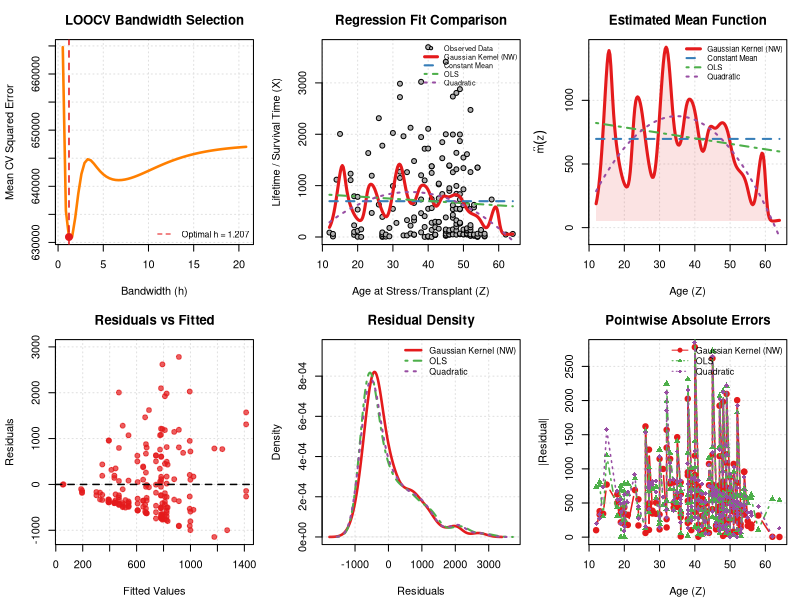

The R source for this figure:
# Fast Nonparametric Regression Evaluation on Lifetime Data
# Dataset: survival::stanford2 (Stanford Heart Transplant Study)
# Response X = time (Lifetime / Survival time in days)
# Covariate Z = age (Age of patient at transplant)

# 1. Load Package & Built-in Lifetime Data
if (!requireNamespace("survival", quietly = TRUE)) install.packages("survival")
library(survival)
data("stanford2")

# Clean complete cases
dat <- stanford2[complete.cases(stanford2$time, stanford2$age), ]
Z <- dat$age   # Covariate: Age (Thermal/Biological Stress)
X <- dat$time  # Response: Failure/Survival time (Days)
n <- length(X)

cat("Dataset: survival::stanford2\n")
cat("Analysis sample size:", n, "\n")
cat("Response (X): Survival Time (days) | Covariate (Z): Patient Age\n\n")

# 2. Vectorized Kernel & Estimation Functions
gaussian_kernel <- function(u) {
  (1 / sqrt(2 * pi)) * exp(-0.5 * u^2)
}

# Fast Vectorized Nadaraya-Watson Kernel Mean Estimator
nw_mean <- function(z_eval, Z_data, X_data, h) {
  diff_mat <- outer(z_eval, Z_data, "-") / h
  w_mat <- gaussian_kernel(diff_mat)
  w_sums <- rowSums(w_mat)
  w_sums[w_sums == 0] <- 1e-10
  (w_mat %*% X_data) / w_sums
}

# Integrated Squared Error via Trapezoidal Rule
trapz_ise <- function(z_cov, errors_sq) {
  z_range <- range(z_cov)
  if (diff(z_range) == 0) return(NA_real_)
  z_norm <- (z_cov - z_range[1]) / diff(z_range)
  ord <- order(z_norm)
  z_s <- z_norm[ord]
  e_s <- errors_sq[ord]
  sum(diff(z_s) * (e_s[-1] + e_s[-length(e_s)]) / 2)
}

# Helper function to compute paper metrics
compute_metrics <- function(m_hat, X_obs, Z_cov) {
  residuals <- m_hat - X_obs
  mean_bias <- mean(residuals)
  variance  <- var(m_hat)
  mse       <- mean(residuals^2)
  rmse      <- sqrt(mse)
  mae       <- mean(abs(residuals))
  mcse      <- sd(m_hat) / sqrt(length(m_hat))
  ise       <- trapz_ise(Z_cov, residuals^2)
  rmise     <- sqrt(ise)
  
  data.frame(
    Mean_Bias = round(mean_bias, 4),
    Variance  = round(variance, 4),
    MSE       = round(mse, 4),
    RMSE      = round(rmse, 4),
    MAE       = round(mae, 4),
    MCSE      = round(mcse, 4),
    ISE       = round(ise, 4),
    RMISE     = round(rmise, 4)
  )
}

# 3. Fast Vectorized LOOCV Bandwidth Selection
bandwidth_grid <- seq(max(diff(range(Z)) / 100, 0.5),
                      diff(range(Z)) / 2.5, length.out = 60)
cv_scores <- numeric(length(bandwidth_grid))

cat("Running fast LOOCV bandwidth optimization...\n")
dist_full <- outer(Z, Z, "-")

for (k in seq_along(bandwidth_grid)) {
  h_cand <- bandwidth_grid[k]
  w_mat <- gaussian_kernel(dist_full / h_cand)
  diag(w_mat) <- 0 # LOOCV condition
  w_sums <- rowSums(w_mat)
  w_sums[w_sums == 0] <- 1e-10
  m_loo <- (w_mat %*% X) / w_sums
  cv_scores[k] <- mean((X - m_loo)^2)
}
optimal_h <- bandwidth_grid[which.min(cv_scores)]
cat("Optimal bandwidth (h) found:", round(optimal_h, 4), "\n\n")

# 4. Model Estimations & Metric Calculations
m_hat_prop  <- nw_mean(Z, Z, X, optimal_h)
res_prop    <- compute_metrics(m_hat_prop, X, Z)

m_bar_fixed <- rep(mean(X), n)
res_fixed   <- compute_metrics(m_bar_fixed, X, Z)

fit_lm      <- lm(X ~ Z)
m_hat_lm    <- predict(fit_lm)
res_lm      <- compute_metrics(m_hat_lm, X, Z)

fit_quad    <- lm(X ~ Z + I(Z^2))
m_hat_quad  <- predict(fit_quad)
res_quad    <- compute_metrics(m_hat_quad, X, Z)

# 5. Summary & Comparison Tables
comparison_table <- rbind(
  data.frame(Model = "Proposed Gaussian Kernel (NW)", res_prop),
  data.frame(Model = "Constant-Mean Benchmark", res_fixed),
  data.frame(Model = "Linear Regression (OLS)", res_lm),
  data.frame(Model = "Quadratic Polynomial Regression", res_quad)
)

cat("==================================================\n")
cat("TABLE 1: Model Performance Comparison Metrics\n")
cat("==================================================\n")
print(comparison_table, row.names = FALSE)

# Table 2: Summary Statistics of Fitted Mean Curves
z_grid <- seq(min(Z), max(Z), length.out = 200)
m_grid_prop <- nw_mean(z_grid, Z, X, optimal_h)
m_grid_lm   <- predict(fit_lm, newdata = data.frame(Z = z_grid))
m_grid_quad <- predict(fit_quad, newdata = data.frame(Z = z_grid))

fit_summary <- function(y) {
  c(Min = min(y), Q1 = unname(quantile(y, 0.25)),
    Median = median(y), Mean = mean(y),
    Q3 = unname(quantile(y, 0.75)), Max = max(y), SD = sd(y))
}

fit_summary_table <- rbind(
  data.frame(Model = "Proposed Gaussian Kernel (NW)",
             as.data.frame(t(round(fit_summary(m_grid_prop), 4)))),
  data.frame(Model = "Constant-Mean Benchmark",
             as.data.frame(t(round(fit_summary(rep(mean(X), length(z_grid))), 4)))),
  data.frame(Model = "Linear Regression (OLS)",
             as.data.frame(t(round(fit_summary(m_grid_lm), 4)))),
  data.frame(Model = "Quadratic Polynomial Regression",
             as.data.frame(t(round(fit_summary(m_grid_quad), 4))))
)

cat("\n==================================================\n")
cat("TABLE 2: Summary Statistics of Fitted Mean Curves\n")
cat("==================================================\n")
print(fit_summary_table, row.names = FALSE)

# Table 3: Detailed Residual Distribution Analysis
calc_res_summary <- function(m_hat, X_obs) {
  e <- X_obs - m_hat
  c(Min = min(e), Q1 = unname(quantile(e, 0.25)),
    Median = median(e), Mean = mean(e),
    Q3 = unname(quantile(e, 0.75)), Max = max(e), SD = sd(e))
}

residual_table <- rbind(
  data.frame(Model = "Proposed Gaussian Kernel (NW)",
             as.data.frame(t(round(calc_res_summary(m_hat_prop, X), 4)))),
  data.frame(Model = "Constant-Mean Benchmark",
             as.data.frame(t(round(calc_res_summary(m_bar_fixed, X), 4)))),
  data.frame(Model = "Linear Regression (OLS)",
             as.data.frame(t(round(calc_res_summary(m_hat_lm, X), 4)))),
  data.frame(Model = "Quadratic Polynomial Regression",
             as.data.frame(t(round(calc_res_summary(m_hat_quad, X), 4))))
)
colnames(residual_table) <- c("Model", "Min", "Q1", "Median", "Mean", "Q3", "Max", "SD")

cat("\n==================================================\n")
cat("TABLE 3: Residual Distribution Analysis Across Models\n")
cat("==================================================\n")
print(residual_table, row.names = FALSE)

# 6. Advanced 6-Panel Visualizations
c_prop  <- "#E41A1C" 
c_fixed <- "#377EB8" 
c_lm    <- "#4DAF4A" 
c_quad  <- "#984EA3" 
c_grid  <- "gray88"

m_grid_fixed <- rep(mean(X), length(z_grid))

if (interactive()) {
  dev.new(width = 12, height = 8)
}
old_par <- par(no.readonly = TRUE)
par(mfrow = c(2, 3), mar = c(4.2, 4.2, 3, 1), bg = "white")

# Panel 1: LOOCV Bandwidth Selection Curve
plot(bandwidth_grid, cv_scores, type = "l", col = "#FF7F00", lwd = 2.5,
     main = "LOOCV Bandwidth Selection", xlab = "Bandwidth (h)",
     ylab = "Mean CV Squared Error", panel.first = grid(col = c_grid))
points(optimal_h, min(cv_scores), col = c_prop, pch = 19, cex = 1.4)
abline(v = optimal_h, col = c_prop, lty = 2, lwd = 1.5)
legend("bottomright", legend = paste0("Optimal h = ", round(optimal_h, 3)),
       col = c_prop, lty = 2, bty = "n", cex = 0.8)

# Panel 2: Fitted Mean Regression Curves
plot(Z, X, pch = 21, bg = "gray70", col = "black", cex = 1,
     main = "Regression Fit Comparison",
     xlab = "Age at Stress/Transplant (Z)",
     ylab = "Lifetime / Survival Time (X)",
     panel.first = grid(col = c_grid))
lines(z_grid, m_grid_prop, col = c_prop, lwd = 3)
lines(z_grid, m_grid_fixed, col = c_fixed, lwd = 2, lty = 2)
lines(z_grid, m_grid_lm, col = c_lm, lwd = 2, lty = 4)
lines(z_grid, m_grid_quad, col = c_quad, lwd = 2, lty = 3)
legend("topright", legend = c("Observed Data", "Gaussian Kernel (NW)",
                              "Constant Mean", "OLS", "Quadratic"),
       col = c("black", c_prop, c_fixed, c_lm, c_quad),
       pch = c(21, NA, NA, NA, NA), pt.bg = "gray70",
       lty = c(NA, 1, 2, 4, 3), lwd = c(NA, 3, 2, 2, 2),
       bty = "n", cex = 0.65)

# Panel 3: Estimated Regression Function
plot(z_grid, m_grid_prop, type = "n",
     main = "Estimated Mean Function",
     xlab = "Age (Z)", ylab = expression(hat(m)(z)),
     ylim = range(c(m_grid_prop, m_grid_lm, m_grid_quad, m_grid_fixed)),
     panel.first = grid(col = c_grid))
polygon(c(z_grid, rev(z_grid)),
        c(m_grid_prop, rep(min(m_grid_prop), length(z_grid))),
        col = adjustcolor(c_prop, alpha.f = 0.12), border = NA)
lines(z_grid, m_grid_prop, col = c_prop, lwd = 3)
lines(z_grid, m_grid_fixed, col = c_fixed, lwd = 2, lty = 2)
lines(z_grid, m_grid_lm, col = c_lm, lwd = 2, lty = 4)
lines(z_grid, m_grid_quad, col = c_quad, lwd = 2, lty = 3)
legend("topright", legend = c("Gaussian Kernel (NW)", "Constant Mean", "OLS", "Quadratic"),
       col = c(c_prop, c_fixed, c_lm, c_quad),
       lty = c(1, 2, 4, 3), lwd = c(3, 2, 2, 2), bty = "n", cex = 0.7)

# Panel 4: Residuals vs Fitted Values
plot(m_hat_prop, X - m_hat_prop, pch = 19,
     col = adjustcolor(c_prop, 0.7), main = "Residuals vs Fitted",
     xlab = "Fitted Values", ylab = "Residuals",
     ylim = range(c(X - m_hat_prop, X - m_hat_lm, X - m_hat_quad)),
     panel.first = grid(col = c_grid))
abline(h = 0, lty = 2, col = "black", lwd = 1.5)

# Panel 5: Empirical Residual Density Comparison
dens_prop <- density(X - m_hat_prop)
dens_lm   <- density(X - m_hat_lm)
dens_quad <- density(X - m_hat_quad)
plot(dens_prop, col = c_prop, lwd = 2.5,
     main = "Residual Density",
     xlab = "Residuals", ylab = "Density",
     xlim = range(c(dens_prop$x, dens_lm$x, dens_quad$x)),
     ylim = c(0, max(c(dens_prop$y, dens_lm$y, dens_quad$y)) * 1.15),
     panel.first = grid(col = c_grid))
lines(dens_lm, col = c_lm, lwd = 2, lty = 4)
lines(dens_quad, col = c_quad, lwd = 2, lty = 3)
legend("topright", legend = c("Gaussian Kernel (NW)", "OLS", "Quadratic"),
       col = c(c_prop, c_lm, c_quad), lty = c(1, 4, 3),
       lwd = c(2.5, 2, 2), bty = "n", cex = 0.8)

# Panel 6: Pointwise Absolute Errors across Covariate Z
ord <- order(Z)
plot(Z[ord], abs(X[ord] - m_hat_prop[ord]), type = "b", pch = 19,
     col = c_prop, lwd = 1.5, main = "Pointwise Absolute Errors",
     xlab = "Age (Z)", ylab = "|Residual|",
     panel.first = grid(col = c_grid))
lines(Z[ord], abs(X[ord] - m_hat_lm[ord]), type = "b", pch = 17,
      col = c_lm, lwd = 1.5, lty = 4)
lines(Z[ord], abs(X[ord] - m_hat_quad[ord]), type = "b", pch = 18,
      col = c_quad, lwd = 1.5, lty = 3)
legend("topright", legend = c("Gaussian Kernel (NW)", "OLS", "Quadratic"),
       col = c(c_prop, c_lm, c_quad), pch = c(19, 17, 18),
       lty = c(1, 4, 3), bty = "n", cex = 0.8)

par(old_par)
